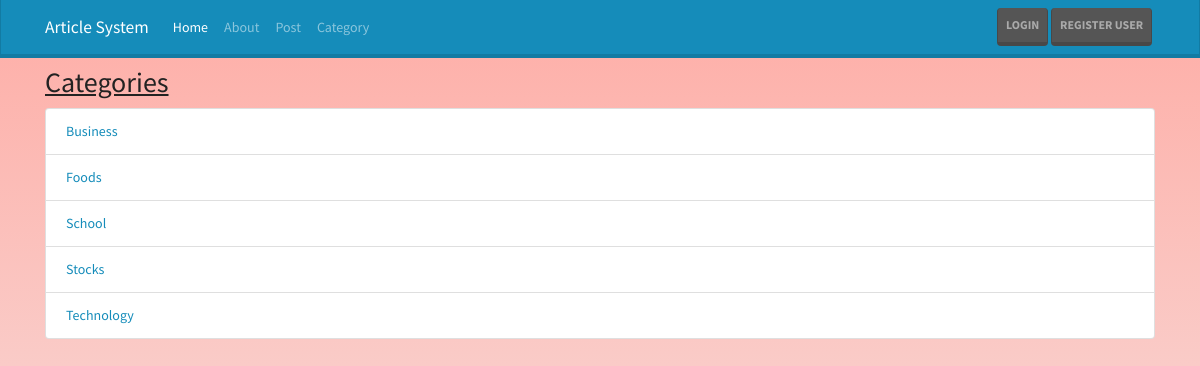
Page /index.php/categories on the committed database.
### tables this page shows
CREATE TABLE `categories` (
  `id` int(11) NOT NULL,
  `user_id` int(11) NOT NULL,
  `name` varchar(255) NOT NULL,
  `created_date` timestamp NOT NULL DEFAULT CURRENT_TIMESTAMP
);

### application/controllers/Categories.php (called while the page is built, shortened)
<?php
    class Categories extends CI_Controller {
        public function index() {
            $data['title'] = 'Categories';
            $data['categories'] = $this->category_model->get_categories();
            $this->load->view('templates/header');
            $this->load->view('categories/index', $data);
            $this->load->view('templates/footer');
        }
    }
?>

### index.php (called while the page is built, shortened)
<?php
require_once BASEPATH.'core/CodeIgniter.php';

### application/models/Category_model.php (called while the page is built, shortened)
<?php
    class Category_model extends CI_Model {
        public function get_categories() {
            $this->db->order_by('name');
            $query = $this->db->get('categories');
            return $query->result_array();
        }
    }

### application/views/categories/index.php (the view, shortened to what this page needs)
<h2><u><?= $title; ?></u></h2>
<ul class="list-group">
    <?php foreach($categories as $category): ?>
        <li class="list-group-item"><a href="<?php echo site_url('/categories/posts/'.$category['id']); ?>">
        <?php echo $category['name']; ?></a>
    </li>
    <?php endforeach; ?>
</ul>

### assets/css/styles.css (style rules this page uses)
html { min-height: 100%; }
.bg-color { background-image: linear-gradient(#feada6 ,#f5efef); background-repeat: no-repeat; background-size: 100% 100%; height: 100%; width: 100%; }

### rows in the picture
categories: name "Business"
categories: name "Foods"
categories: name "School"
categories: name "Stocks"
categories: name "Technology"

### other values in the picture
$title "Categories"
